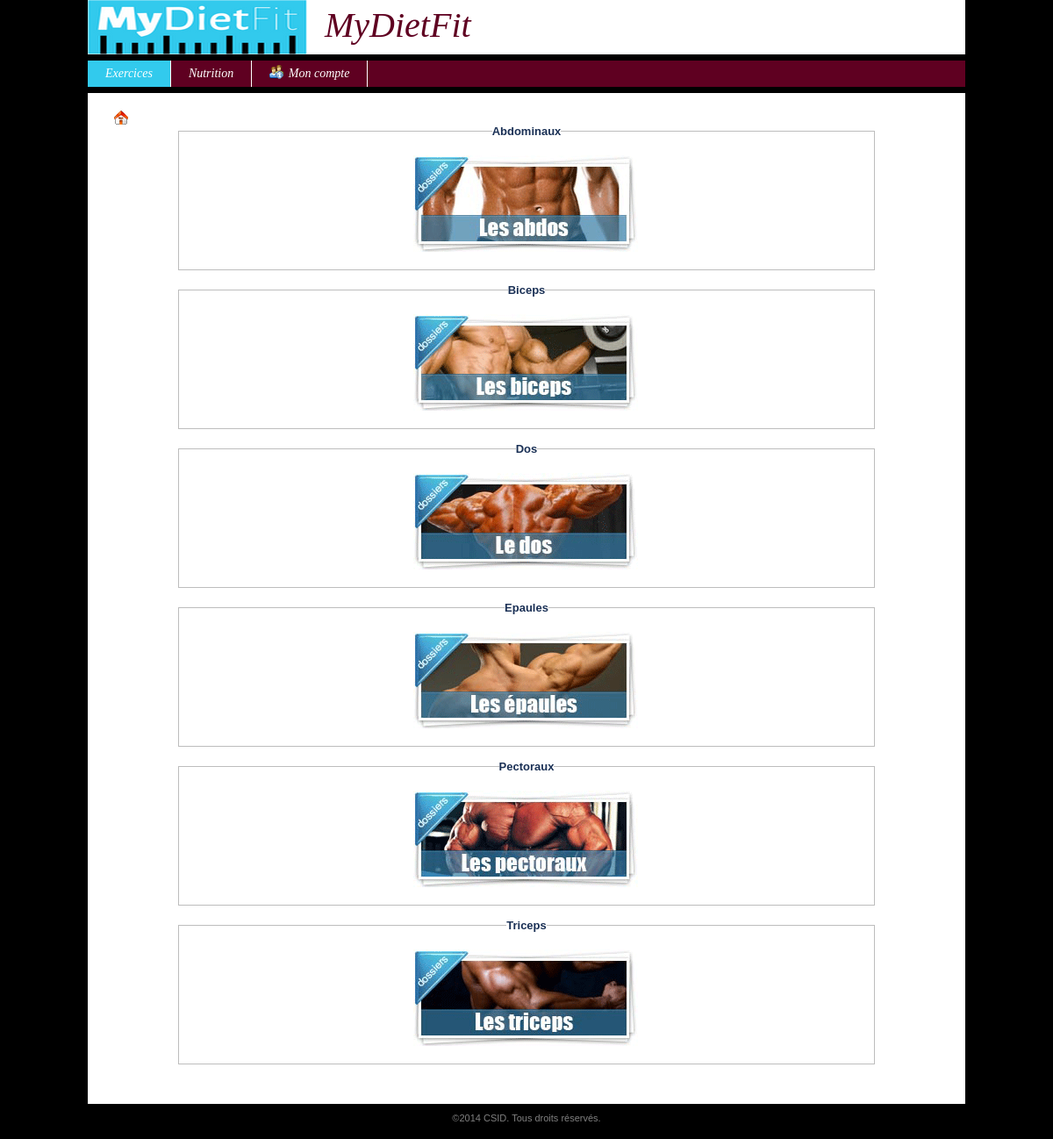
The page /index.php?uc=exercice&action=lstExercice on the database its author committed.
### tables this page shows
CREATE TABLE IF NOT EXISTS `partiecorps` (
  `idPartieCorps` int(11) unsigned NOT NULL AUTO_INCREMENT,
  `libelle` varchar(45) NOT NULL DEFAULT '',
  PRIMARY KEY (`idPartieCorps`)
);

### modules/fonctions/php/partieCorps.inc.php (called while the page is built, shortened)
<?php
function getLesPartiesCorps()
{
	$req = "SELECT * FROM partiecorps order by libelle";
	$conx = connexion();
	$res = mysql_query($req, $conx) or die("<u>Erreur SQL (getLesPartiesCorps)</u>: ".mysql_error()." <br>");
	$lesPartiesCorps = array();
	$ligne = mysql_fetch_assoc($res);
	while($ligne != false)
	{
		$lesPartiesCorps[] = $ligne;
		$ligne = mysql_fetch_assoc($res);
	}
	return $lesPartiesCorps;
}
?>

### config.inc.php (called while the page is built, shortened)
<?php
$_CONFIG = array
(
	"DB_ServerHost" => "localhost",
	"DB_Username" => "root",
    "DB_Password" => "",
    "DB_Database" => "mydietfit_bdd",
    "DIR_Control" => "controleurs/",
    "DIR_View" => "vues/",
    "DIR_Model" => "modules/fonctions/php/",
    "DIR_Dynamic" => "modules/fonctions/js/",
    "DIR_XML" => "modules/fonctions/xml/",
    "DIR_Plugin" => "modules/plugins/",
    "DIR_CSS" => "modules/themes/",
    "DIR_Attachment" => "ressources/documents/",
    "DIR_Image" => "ressources/images/",
);
?>

### vues/v_lstExercice.php (the view, shortened to what this page needs)
<?php
if(isset($lesPartiesCorps))
{
	foreach($lesPartiesCorps as $unePartieCorps)
	{
		$libelle = $unePartieCorps['libelle'];
		$libelleM = strtolower($libelle);
		echo "	<a href='index.php?uc=exercice&action=$libelleM'><fieldset>
					<legend>$libelle</legend>
					<img src='$_CONFIG[DIR_Image]$libelle.png'>
				</fieldset></a>
				<br>";
	}
}

### rows shown on the page
partiecorps: libelle "Abdominaux", libelle (picture)
partiecorps: libelle "Biceps", libelle (picture)
partiecorps: libelle "Dos", shows a picture
partiecorps: libelle "Epaules", libelle (picture)
partiecorps: libelle "Pectoraux", libelle (picture)
partiecorps: libelle "Triceps", libelle (picture)
